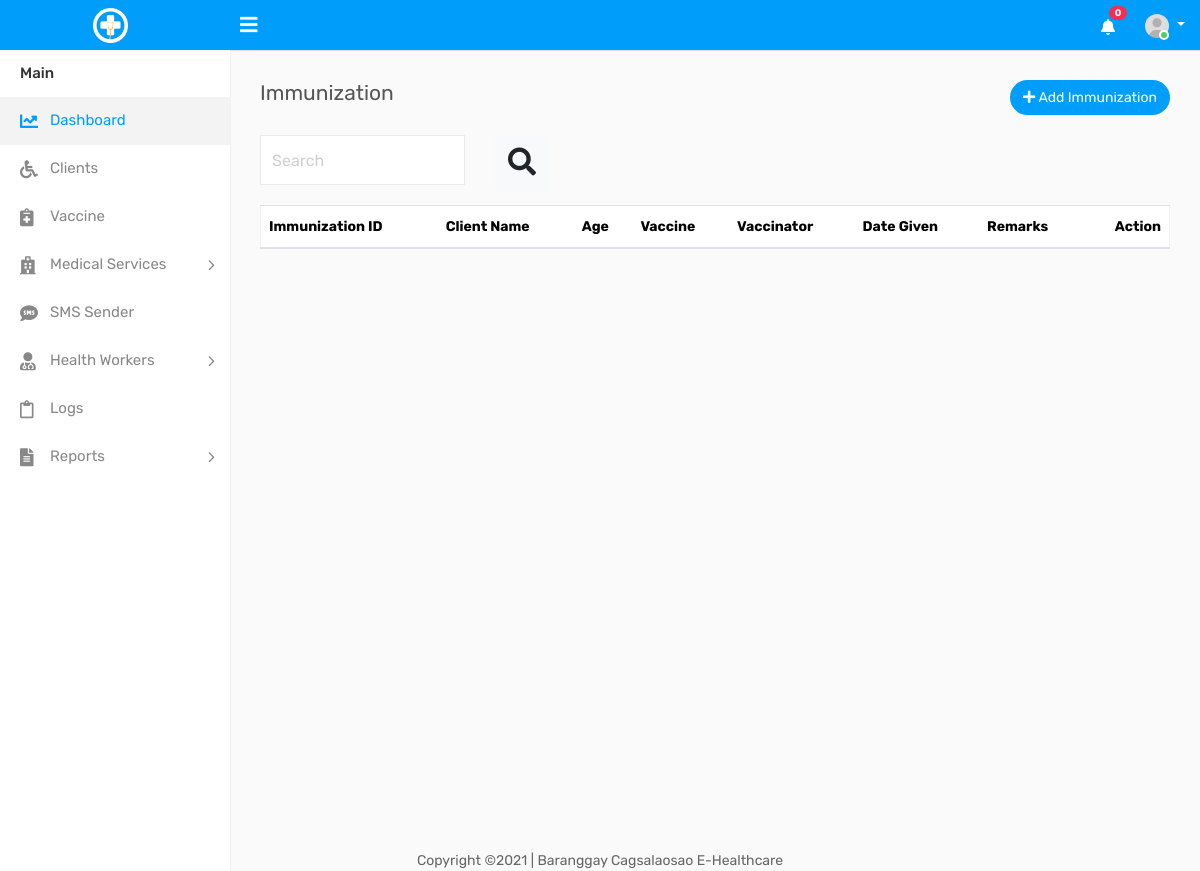
The page /immunization.php on the database as committed earlier.
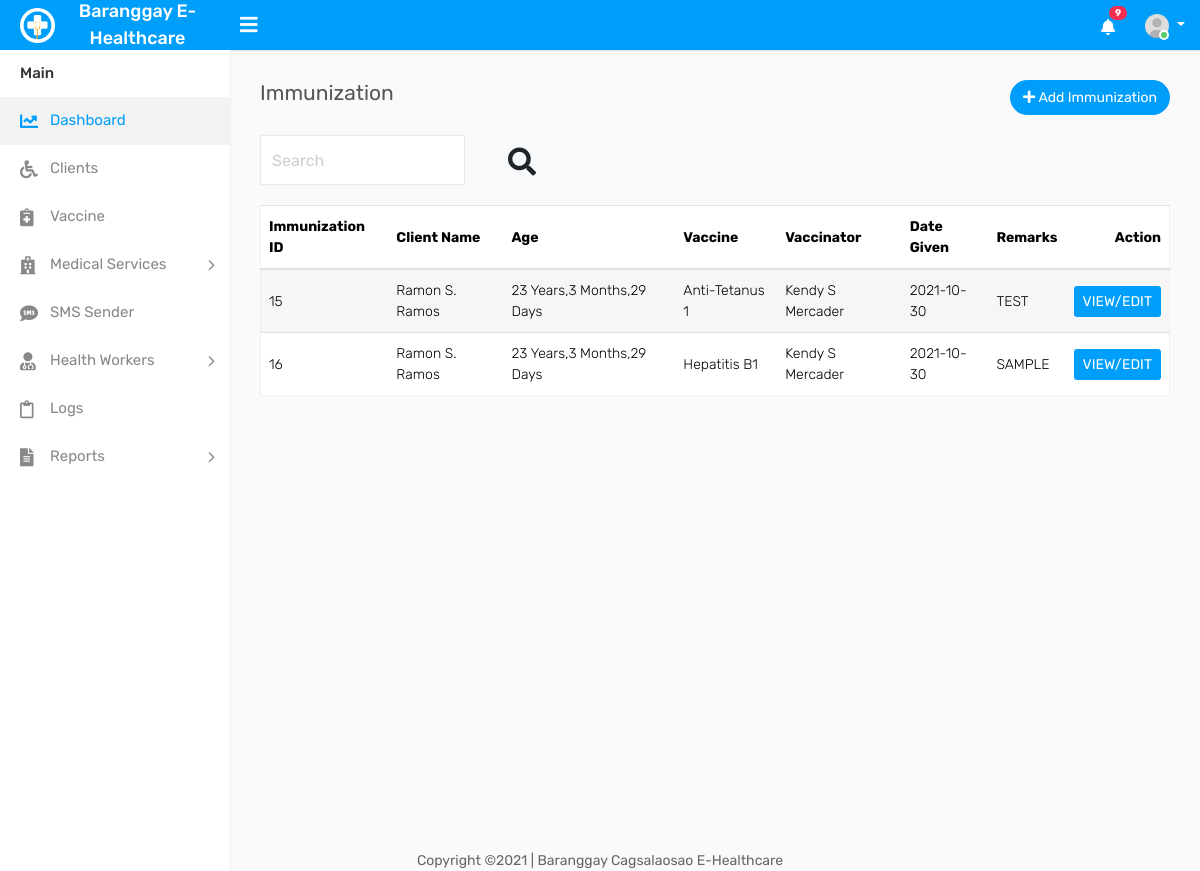
The same page on the database as committed later.
### tables this page shows
CREATE TABLE IF NOT EXISTS `settings` (
`id` int(11) NOT NULL,
  `name` varchar(55) NOT NULL,
  `contact_person` varchar(55) NOT NULL,
  `address` varchar(255) NOT NULL,
  `postalcode` int(11) NOT NULL,
  `email` varchar(255) NOT NULL,
  `phone` varchar(55) NOT NULL,
  `telephone` varchar(55) NOT NULL
);

CREATE TABLE IF NOT EXISTS `client_immunization` (
`client_immu_id` int(11) NOT NULL,
  `vaccine_id` int(11) NOT NULL,
  `client_id` int(11) NOT NULL,
  `client_immu_date` date NOT NULL,
  `hw_id` int(11) NOT NULL,
  `client_immu_remarks` varchar(255) NOT NULL
);

CREATE TABLE IF NOT EXISTS `client` (
`client_id` int(11) NOT NULL,
  `client_fname` varchar(55) DEFAULT NULL,
  `client_mi` varchar(5) DEFAULT NULL,
  `client_lname` varchar(55) DEFAULT NULL,
  `client_bdate` date DEFAULT NULL,
  `client_gender` varchar(55) DEFAULT NULL,
  `client_brgy` varchar(55) DEFAULT NULL,
  `client_street` varchar(255) DEFAULT NULL,
  `client_purok` varchar(255) DEFAULT NULL,
  `client_phone` varchar(55) DEFAULT NULL,
  `client_status` varchar(55) DEFAULT NULL,
  `client_joindate` date DEFAULT NULL
);

CREATE TABLE IF NOT EXISTS `vaccine` (
`vaccine_id` int(11) NOT NULL,
  `vaccine_name` varchar(55) NOT NULL,
  `vaccine_dosage` varchar(55) NOT NULL COMMENT 'drops or ml',
  `vaccine_dose_type` varchar(55) DEFAULT NULL,
  `vaccine_brand` varchar(55) NOT NULL
);

CREATE TABLE IF NOT EXISTS `healthworker` (
`hw_id` int(11) NOT NULL,
  `hw_fname` varchar(55) DEFAULT NULL,
  `hw_mi` varchar(5) DEFAULT NULL,
  `hw_lname` varchar(55) DEFAULT NULL,
  `hw_email` varchar(55) DEFAULT NULL,
  `hw_bdate` date DEFAULT NULL,
  `hw_gender` varchar(55) DEFAULT NULL,
  `hw_brgy` varchar(55) DEFAULT NULL,
  `hw_city` varchar(55) DEFAULT NULL,
  `hw_province` varchar(55) DEFAULT NULL,
  `hw_phone` varchar(55) DEFAULT NULL,
  `hw_status` varchar(55) DEFAULT NULL,
  `hw_joindate` date DEFAULT NULL,
  `hw_designation` varchar(55) NOT NULL
);

### immunization.php (the view, shortened to what the changed rows need)
<!DOCTYPE html>
<html lang="en">
<?php include('includes/head.php');
 ?>
<body>
    <div class="main-wrapper">
<?php include('includes/topnav.php') ?>
        <div class="page-wrapper">
         <div class="content">
                <div class="row">
                    <div class="col-md-12">
                        <div class="table-responsive">
                            <table class="table table-border table-striped custom-table datatable mb-0">
                                <thead>
                                    <tr>
                                        <th>Immunization ID</th>
                                        <th>Client Name</th>
                                        <th>Age</th>
                                        <th>Vaccine</th>
                                        <th>Vaccinator</th>
                                        <th>Date Given</th>
                                        <th>Remarks</th>
                                        <th class="text-right">Action</th>
                                    </tr>
                                </thead>
                                <tbody>
                                <?php
                                       if(isset($_GET['search']))
                                        {
                                            $values = $_GET['search'];
                                            $query="
SELECT CONCAT(TIMESTAMPDIFF(YEAR, client_bdate, now()), ' Years,',
   TIMESTAMPDIFF(MONTH, client_bdate, now()) % 12, ' Months,',
   FLOOR(TIMESTAMPDIFF(DAY, client_bdate, now()) % 30.4375), ' Days') as age,client_immunization.client_immu_id as client_immu_id ,client.client_id as client_id,client.client_fname as client_name, client.client_mi as client_mi, client.client_lname as client_lastname, client_immunization.client_immu_id as client_immu_id,vaccine.vaccine_name, healthworker.hw_fname as hw_name, healthworker.hw_mi as hw_mi, healthworker.hw_lname as hw_lname, client_immunization.client_immu_date as date_given,client_immunization.client_immu_remarks as remarks  FROM  client_immunization
INNER JOIN vaccine ON vaccine.vaccine_id = client_immunization.vaccine_id
INNER JOIN client ON client_immunization.client_id = client.client_id
INNER JOIN healthworker ON client_immunization.hw_id = healthworker.hw_id where concat(client.client_fname,client.client_mi,client.client_lname)  like '%$values%' " ;
                                             $query_run = mysqli_query($con,$query);
                                            if (mysqli_num_rows($query_run)>0)
                                            {
                                                foreach($query_run as $items)
                                                {
                                                    ?>
                                    <tr>
                                        <td><?= $items['client_immu_id'] ?></td>
                                        <td><?= $items['client_name']." ". $items['client_mi']." ". $items['client_lastname'] ?> </td>
                                        <td><?= $items['age']?></td>
                                        <td><?= $items['vaccine_name'] ?></td>
                                        <td><?= $items['hw_name']." ". $items['hw_mi']." ". $items['hw_lname'] ?></td>
                                        <td><?= $items['date_given'] ?></td>
                                        <td><?= $items['remarks'] ?></td>
                                         <form action="edit-immunization.php" method="POST">
                                            <input type="hidden" name="client_immu_id" value="<?= $items['client_immu_id'] ?>">
                                            <td class="text-right">
                                            <input type="submit" name="edit" class="btn  btn-primary btn-sm" value="VIEW/EDIT">
                                            </td>
                                        </form>
                                    </tr>
                                       <?php
                                            }
                                        }
                                    }
                                    else
                                    {
                                        $query="
SELECT CONCAT(TIMESTAMPDIFF(YEAR, client_bdate, now()), ' Years,',
   TIMESTAMPDIFF(MONTH, client_bdate, now()) % 12, ' Months,',
   FLOOR(TIMESTAMPDIFF(DAY, client_bdate, now()) % 30.4375), ' Days') as age,client_immunization.client_immu_id as client_immu_id ,client.client_id as client_id,client.client_fname as client_name, client.client_mi as client_mi, client.client_lname as client_lastname, client_immunization.client_immu_id as client_immu_id,vaccine.vaccine_name, healthworker.hw_fname as hw_name, healthworker.hw_mi as hw_mi, healthworker.hw_lname as hw_lname, client_immunization.client_immu_date as date_given,client_immunization.client_immu_remarks as remarks  FROM  client_immunization
INNER JOIN vaccine ON vaccine.vaccine_id = client_immunization.vaccine_id
INNER JOIN client ON client_immunization.client_id = client.client_id
INNER JOIN healthworker ON client_immunization.hw_id = healthworker.hw_id  " ;
                                             $query_run = mysqli_query($con,$query);
                                            if (mysqli_num_rows($query_run)>0)
                                            {
                                                foreach($query_run as $items)
                                                {
                                                    ?>
                                    <tr>
                                        <td><?= $items['client_immu_id'] ?></td>
                                        <td><?= $items['client_name']." ". $items['client_mi']." ". $items['client_lastname'] ?> </td>
                                        <td><?= $items['age']?></td>
                                        <td><?= $items['vaccine_name'] ?></td>
                                        <td><?= $items['hw_name']." ". $items['hw_mi']." ". $items['hw_lname'] ?></td>
                                        <td><?= $items['date_given'] ?></td>
                                        <td><?= $items['remarks'] ?></td>
                                         <form action="edit-immunization.php" method="POST">
                                            <td class="text-right">
                                            <input type="submit" name="edit" class="btn  btn-primary btn-sm" value="VIEW/EDIT">
                                            </td>
                                        </form>
                                    </tr>
                                       <?php
                                            }
                                        }
                                    }
                                    ?>
                                </tbody>
                            </table>
                        </div>
                    </div>
                </div>
            </div>
        </div>
    </div>
</body>
</html>

### includes/topnav.php (shortened to what the changed rows need)
 <?php
        include('dbcon.php');
  ?>
        <div class="header">
			<div class="header-left">
				<a href="index.php" class="logo">
					<img src="assets/img/logo.png" width="35" height="35" alt=""> <span>
<?php
                                     $query="select * from settings limit 1 ";
                                        $query_run= mysqli_query($con,$query);
                                         if ($query_run)
                                        {
                                            while ($row=mysqli_fetch_array($query_run))
                                            {
                                                echo $row['name'];
                                            }
                                        }
?>
                    </span>
				</a>
			</div>
            <ul class="nav user-menu float-right">
                <li class="nav-item dropdown d-none d-sm-block">
                    <a href="#" class="dropdown-toggle nav-link" data-toggle="dropdown"><i class="fas fa-bell"></i> <span class="badge badge-pill bg-danger float-right">
                        <?php
                                    $rt = mysqli_query($con,"SELECT * FROM log  ");
                                    $num1 = mysqli_num_rows($rt);
                                     echo htmlentities($num1);
                        ?>
                    </span></a>
                </li>
            </ul>
        </div>

Rows that differ between the two databases and show on the page:
added settings: name "Baranggay E-Healthcare"
added client_immunization: client_immu_id "15", client.client_fname "Ramon", client.client_mi "S.", client.client_lname "Ramos", age "23 Years,3 Months,29 Days", vaccine.vaccine_name "Anti-Tetanus 1", hw.hw_fname "Kendy", hw.hw_mi "S", hw.hw_lname "Mercader", client_immu_date "2021-10-30", client_immu_remarks "TEST"
added client_immunization: client_immu_id "16", client.client_fname "Ramon", client.client_mi "S.", client.client_lname "Ramos", age "23 Years,3 Months,29 Days", vaccine.vaccine_name "Hepatitis B1", hw.hw_fname "Kendy", hw.hw_mi "S", hw.hw_lname "Mercader", client_immu_date "2021-10-30", client_immu_remarks "SAMPLE"
Other text that changed with them:
$num1: "0" → "9"
